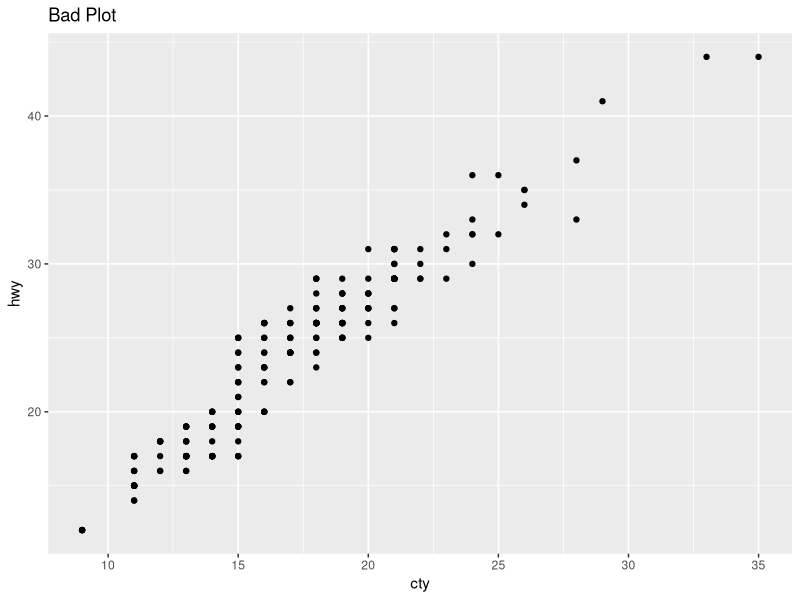
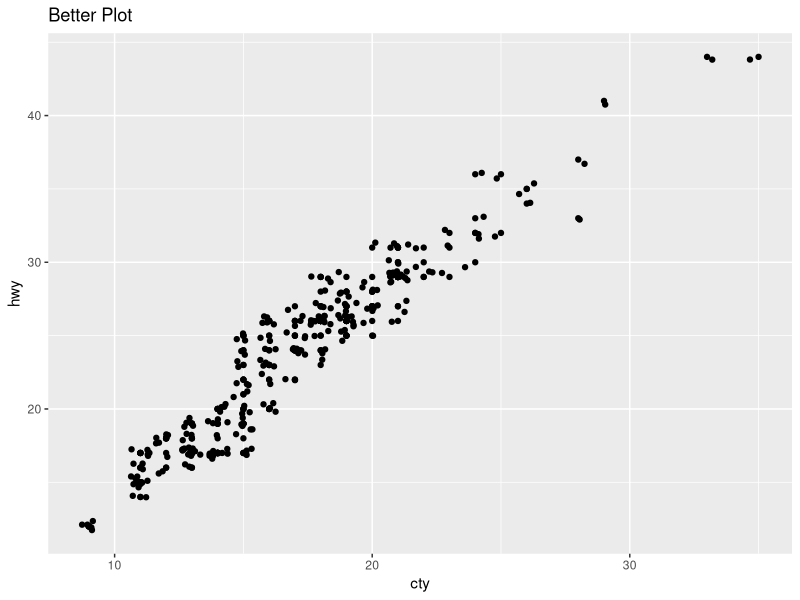
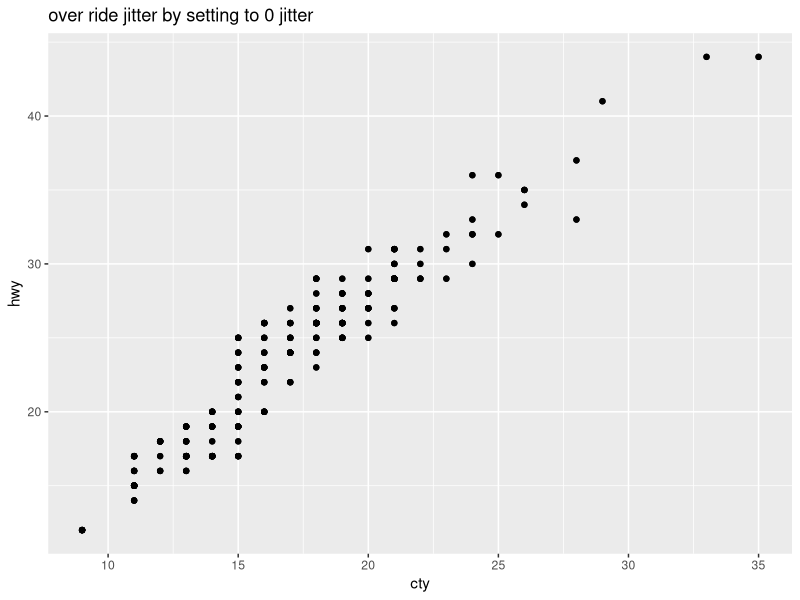
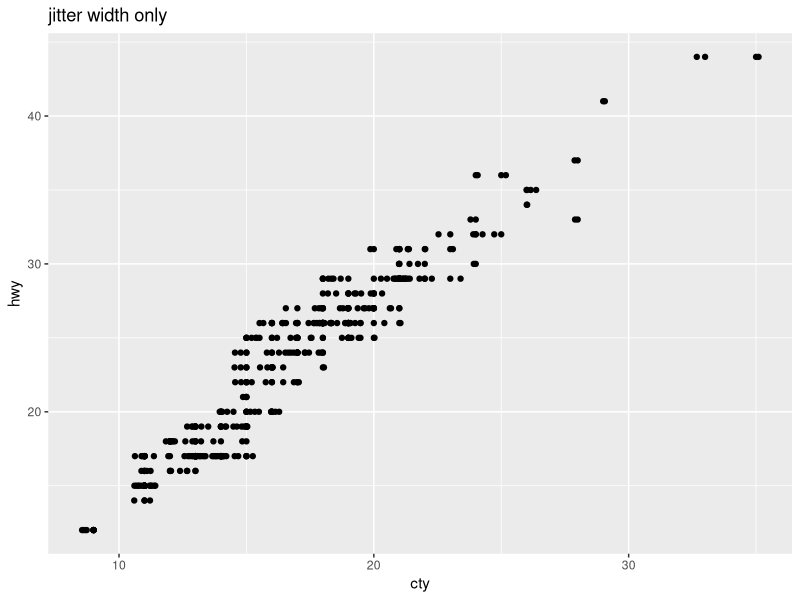
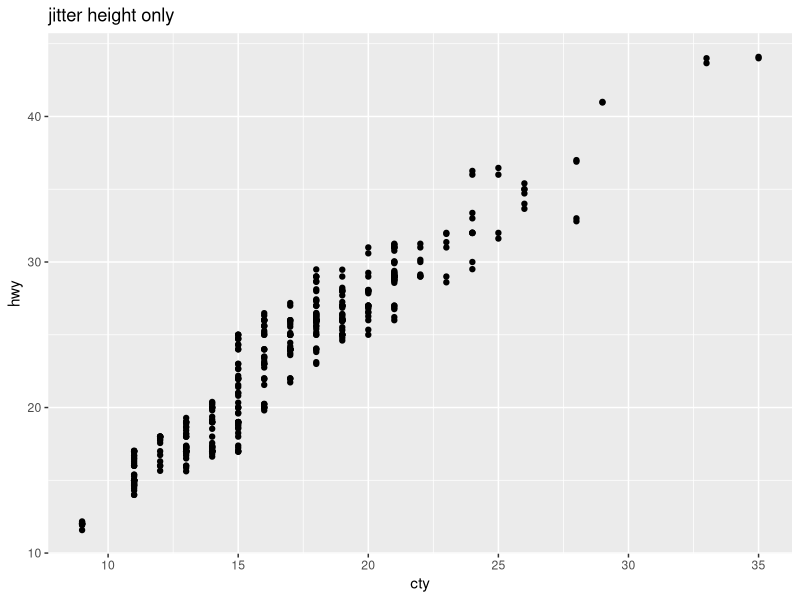
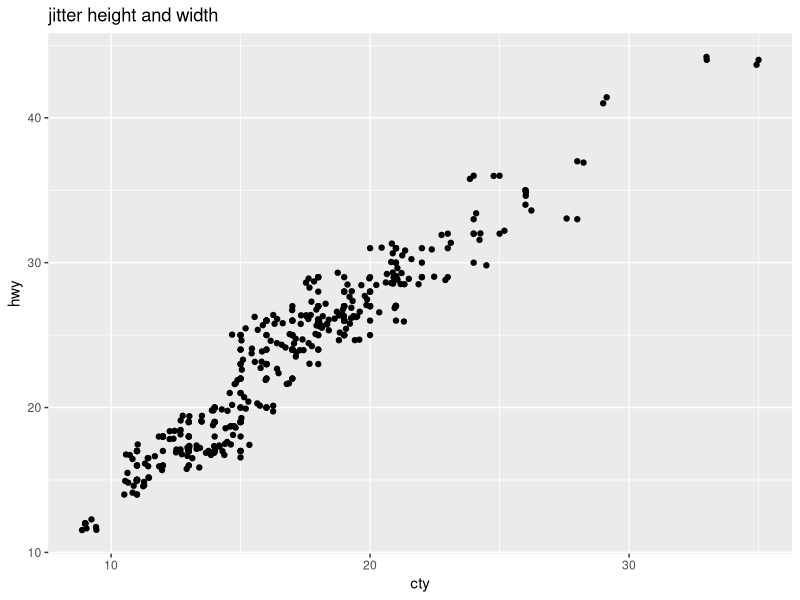
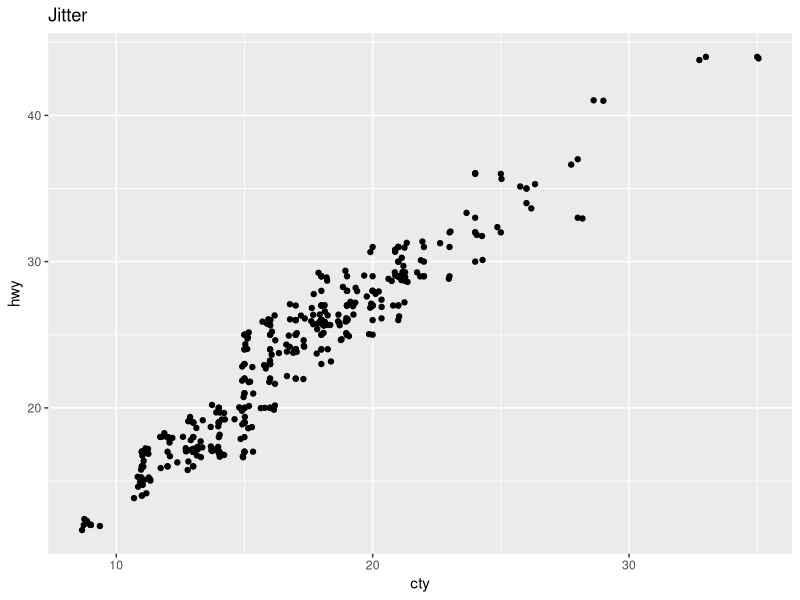
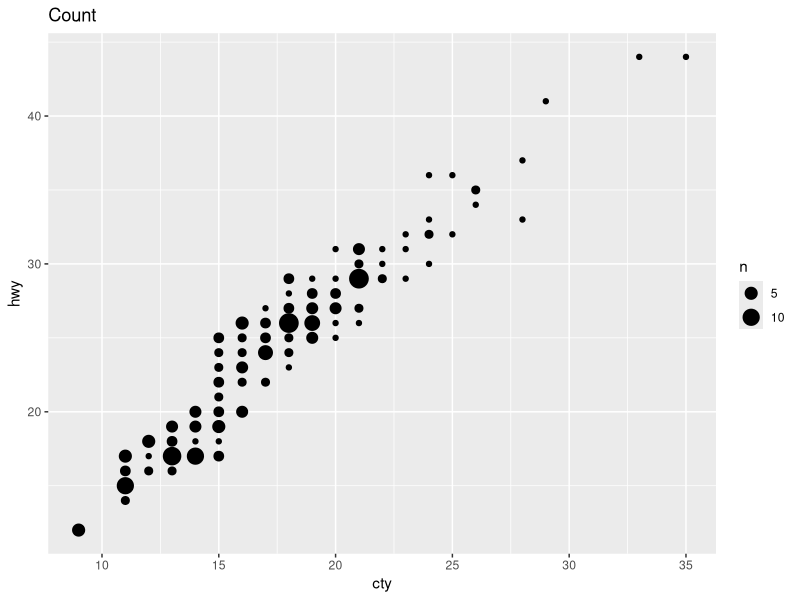

Generate these figures, in order, with R:
## ---- chunk 1
library(tidyverse)
knitr::opts_chunk$set(echo = TRUE)
## ---- chunk 2
ggplot(data = mpg, mapping = aes(x = cty, y = hwy)) + 
  geom_point()+ggtitle("Bad Plot")
ggplot(data = mpg, mapping = aes(x = cty, y = hwy)) + 
  geom_point()+ggtitle("Better Plot")+geom_jitter()
## ---- chunk 3
ggplot(data = mpg, mapping = aes(x = cty, y = hwy)) + 
  geom_point()+ggtitle("over ride jitter by setting to 0 jitter")+geom_jitter(width = 0,height = 0)
ggplot(data = mpg, mapping = aes(x = cty, y = hwy)) + 
  geom_point()+ggtitle("jitter width only")+geom_jitter(width =0.5,height = 0)
ggplot(data = mpg, mapping = aes(x = cty, y = hwy)) + 
  geom_point()+ggtitle("jitter height only")+geom_jitter(width = 0,height = 0.5)
ggplot(data = mpg, mapping = aes(x = cty, y = hwy)) + 
  geom_point()+ggtitle("jitter height and width")+geom_jitter(width = 0.5,height = 0.5)
## ---- chunk 4
ggplot(data = mpg, mapping = aes(x = cty, y = hwy)) + 
  geom_point()+ggtitle("Jitter")+geom_jitter()
ggplot(data = mpg, mapping = aes(x = cty, y = hwy)) + 
  geom_point()+ggtitle("Count")+geom_count()
